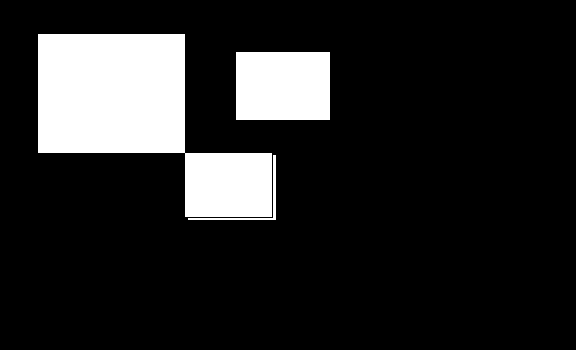
#> input picture aula02/retangulos_mask.bmp, 576 x 350 px
$ jupyter execute --allow-errors aula02_morfologia.ipynb
#> lines starting #> are read from the running program, lines starting #| are printed output that depends on the picture; after the words box and inside, x2 and y2 are one past the last pixel; in counts of white or black regions, pixels touching at a corner belong together
# Operações Morfológicas

Muitas vezes o resultado de uma segmentação por mascaramento não sai exatamente como queríamos.

Para imagens coloridas, o mais comum é trabalhar no espaço de cores **HSV - Hue, Saturation, Value**, onde o canal H (matiz) indica o valor da cor dentro dos círculos de cores básicas. No OpenCV, o canal Hue é representado através da metade do ângulo em graus no círculo de cores. Assim os valores variam de 0 a 180, o que cabe numa representação de 8 bits.

**Exemplo:** vamos detectar apenas a cor violeta na imagem `cores.jpg`. Vamos assumir que a cor violeta encontra-se na faixa de 260º a 280º no círculo de cores

#> (a cell that did not finish here is left out)

### Pratique:
Carregar a imagem `pingpong.jpg` e crie uma máscara indicando os pixels pertencentes à bolinha de pingue-pongue

#> (a cell that did not finish here is left out)

# Operações morfológicas

Podemos reparar dos exemplos anteriores que muitas vezes as máscaras obtidas aparecem com *buracos* e/ou *ilhas*, de forma que:
- **Buracos** são pequenos segmentos de pixels pretos dentro de regiões de pixels brancos
- **Ilhas** são pequenos segmentos de pixels brancos dentro de regiões de pixels pretos.

Em geral, buracos e ilhas são regiões onde houve falha na segmentação da imagem. Para tratar imagfens com esses problemas,
a área de processamento de imagens usa um conjunto de técnicas conhecidas como *Morfologia Matemática*. Elas surgiram no problema de análise da estrutira de cristais, mas obtiveram muito sucesso na área de processamento de imagens.

As operações de morfologia matemática se baseima na ideia de um elemento estruturante, que podemos pensar em uma pequena janela quadrada, com as dimensões de poucos pixels, que vasculham a imagem realizando uma de duas operações básicas:

1. **Erosão:**  ao encontrar um pixel preto dentro da janela, todos os pixels que estão dentro dessa janela ficam pretos

https://homepages.inf.ed.ac.uk/rbf/HIPR2/erode.htm (exemplo com elemento estruturante 3x3)

2. Dilatação: ao encontrar um pixel branco dentro da janela, todos os pixels que estão dentro dessa janela ficam brancos

https://homepages.inf.ed.ac.uk/rbf/HIPR2/dilate.htm (exemplo com elemento estruturante 3x3)

A partir dessas duas operações, diversas outras são possíveis. Dessas, operações que encontram bastante utilidade prática em processamento de imagens é a de *abertura* e *fechamento*.

### Abertura
Na operação de abertura são realizadas as operações de erosão e depois de dilatação. A ideia é eliminar pequenas ilhas, que seriam eliminadas na erosão, e depois restaurar as dimensões dos agrupamentos brancos restantes. Vamos ver um exemplo de uso da abertura na máscara em que identificamos os trechos de cor violeta

[cell 3]
# Cria uma janela 3x3 como elemento estruturante
import numpy as np
elemento_estrut = np.ones([3,3])
# realiza a abertura
#> (the rest of this cell did not finish here and is left out)

### Fechamento
Na operação de fechamento são realizadas as operações de dilatação e depois de erosão. A ideia é fechar pequenos buracos, que seriam eliminadas na silatação, e depois restaurar as dimensões dos agrupamentos restantes. Vamos ver um exemplo de uso do fechamento na máscara em que identificamos os trechos de cor violeta

[cell 4]
# Cria uma janela 3x3 como elemento estruturante
import numpy as np
elemento_estrut = np.ones([3,3])
# realiza a abertura
#> (the rest of this cell did not finish here and is left out)

### Pratique:
Qual seria o resultado da aplicação da abertura seguida do fechamento na máscara usada acima?

## Componentes conexos

Após a segmentação da imagem por mascaramento, podemos observar que os pixels de interesse podem formar um ou mais grupos conectados entre si, ou seja, conjuntos de pixels que se comunicam através de algum caminho que passa apenas por pixels de interesse (brancos)

 ->  ->

No OpenCV, é possível encontrar componente conexos em imagens tons de cinza através da função `cv2.findContours()`. Ela considera pixels de valor maior do que 0 como pixels de interesse.

Usamos a função da forma:

```
contours, hierarchy = cv2.findContours(mask, cv2.RETR_CCOMP, cv2.CHAIN_APPROX_NONE)
```
onde:
- `mask` é a imagem com a máscara binária
- `cv2.RETR_CCOMP` indica que queremos organizar os contornos em componentes conexos e buracos dentro deles
- `cv2.CHAIN_APPROX_NONE` indica que queremos armazenar todos os pontos do contorno
- `contours` é uma lista de contornos, contendo os pontos a ele pertencententes
- `hierarchy` é uma lista indicando a organização dos contornos em termos dos componentes e de seus buracos

Os componentes conexos são representados através de seus contornos internos, ou seja, dos pixels de cada componente conexo que são vizinhos a pixels de fundo. Para desenhar os contornos em uma imagem, usamos a função `cv2.drawContours()`, que usamos da forma:

```
cv2.drawContours(imagem, contours, indice, cor)
```
- `imagem` é a imagem colorida ou tons de cinza a receber o contorno
- `contours` é a lista de contornos obtida com `cv2.findContours()`
- `indice` é o índice do contorno dentro da lista a ser desenhado; se indice < 0 desenha todos os contornos
- `cor` é a cor do pixel a ser usada para desenhar o contorno

[cell 5]
# Exemplo de encontrando componentes conexos

import cv2
mask = cv2.imread("retangulos_mask.bmp", cv2.IMREAD_GRAYSCALE)
#> mask: shape (350, 576); 14.8% white; 3 white regions
contours, hierarchy = cv2.findContours(mask, cv2.RETR_CCOMP, cv2.CHAIN_APPROX_NONE)
#> contours = 3 contours; box (x1, y1, x2, y2) and area: (38, 34, 272, 217) 22646, (236, 52, 330, 120) 6231, (188, 155, 276, 220) 214

# Desenha os contornos e vermelho
mask_cor = cv2.cvtColor(mask, cv2.COLOR_GRAY2BGR)
#> mask_cor is the input picture: shape (350, 576, 3); 14.8% white; 3 white regions, box (x1, y1, x2, y2) and area: (38, 34, 272, 217) 23061, (236, 52, 330, 120) 6392, (188, 155, 276, 220) 365
cv2.drawContours(mask_cor, contours, contourIdx=-1, color=(0,0,255))
#> (the rest of this cell did not finish here and is left out)

### Medidas dos contornos

A partir dos contornos, podemos tirar uma série de medidas como:
- **Área:** número de pixels petencentes ao contorno, calculada com `cv2.contourArea(contour)`
- **Centro de massa:** linha e coluna do centro de masssa do contorno

**Exemplo:** calcula o componente conexo de maior área e desenha seu contorno de verde e o ponto do centro de massa com um círculo azul


[cell 6]
mask = cv2.imread("retangulos_mask.bmp", cv2.IMREAD_GRAYSCALE)
contours, hierarchy = cv2.findContours(mask, cv2.RETR_CCOMP, cv2.CHAIN_APPROX_NONE)

# encontra o contorno de maior área
maior_area = 0
contorno_maior_area = None
# O laço de repetição do Python funciona como o for-each do Java
for contorno in contours:
    # Calcula a área
    area = cv2.contourArea(contorno)
    if area > maior_area:
        maior_area = area
        contorno_maior_area = contorno
#> this loop made 3 passes
#> (area, maior_area) on passes 1 to 3: (213.5, 213.5), (6231, 6231), (22646, 22646)
#> after the loop, contorno_maior_area = contour of 828 points, box (x1, y1, x2, y2) (38, 34, 272, 217), area 22646; maior_area = 22646

# Transforma a máscara em imagem colorida
mask_cor = cv2.cvtColor(mask, cv2.COLOR_GRAY2BGR)
# Desenha o maior contornos de verde
cv2.drawContours(mask_cor, [contorno_maior_area], contourIdx=0, color=(0,255,0))
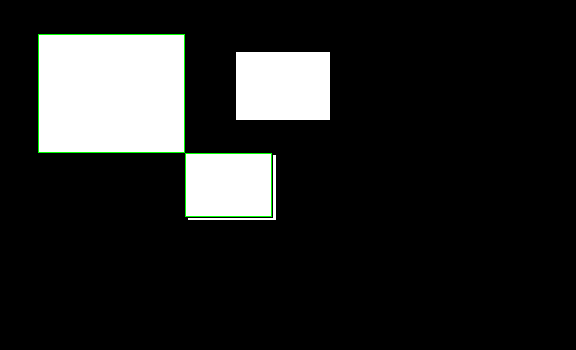
#> mask_cor: shape (350, 576, 3); mean B, G, R 36.7, 37.7, 36.7
# Calcula e mostra o centro de massa
centro_x = contorno_maior_area[:,:,0].mean()
#> centro_x = 153.3
centro_y = contorno_maior_area[:,:,1].mean()
#> centro_y = 126.1
cv2.circle(mask_cor, (int(centro_x), int(centro_y)), radius=5, color=(255,0,0), thickness=-1)
#> mask_cor: shape (350, 576, 3); 0.04% of pixels changed, all inside (x1, y1, x2, y2) = (148, 121, 159, 132)

#> (the rest of this cell did not finish here and is left out)
